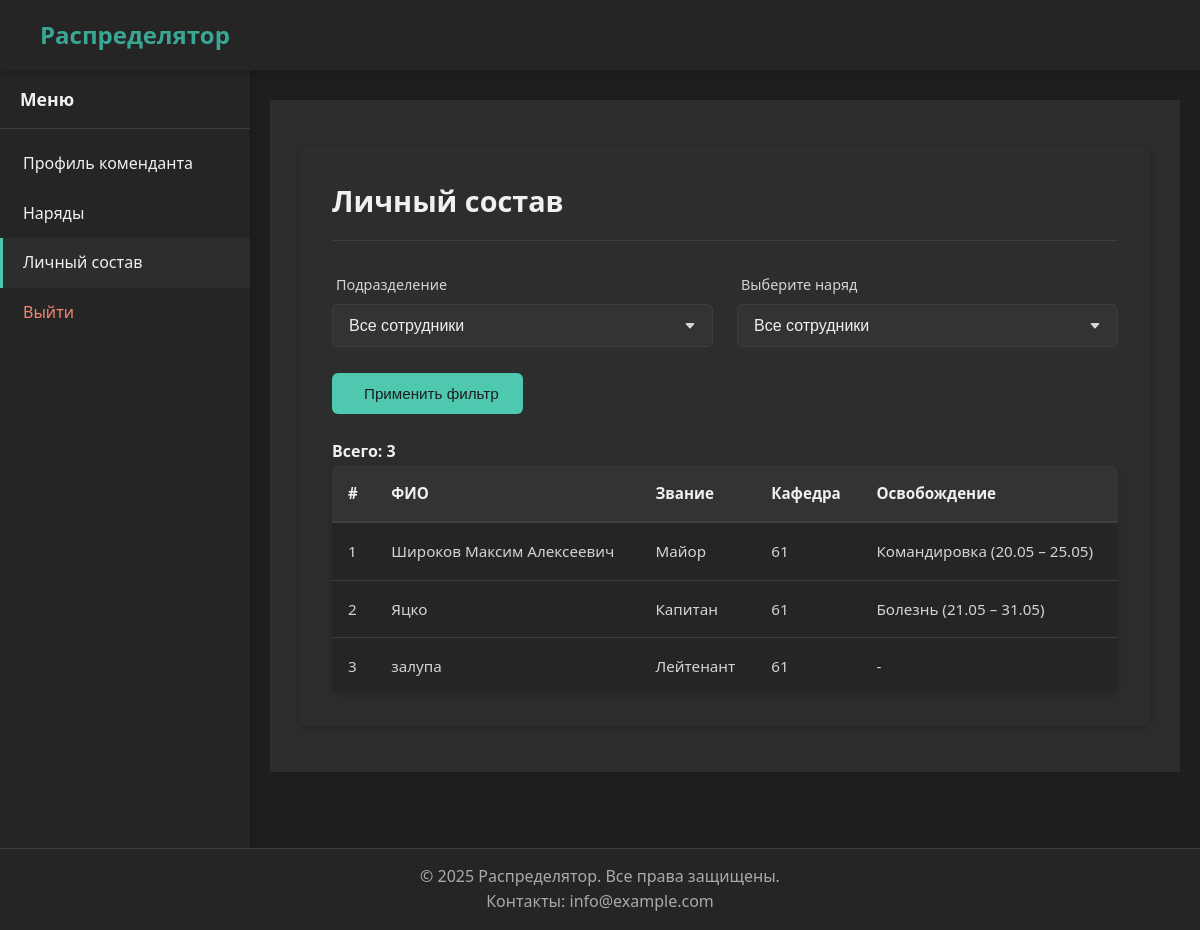
The page /commandant/staff/ (signed in) on the database its author committed.
### people/models.py (models this page shows, shortened)
class People(models.Model):
    full_name = models.CharField('ФИО', max_length=100)
    faculty = models.ForeignKey(
        Faculty,
        verbose_name='Факультет',
        on_delete=models.SET_NULL,
        null=True,
        blank=True
    )
    department = models.ForeignKey(
        Department,
        verbose_name='Кафедра',
        on_delete=models.SET_NULL,
        null=True,
        blank=True
    )
    rank = models.ForeignKey(
        Rank,
        verbose_name='Звание',
        on_delete=models.PROTECT
    )
    last_duty_date = models.DateField(
        'Дата последнего наряда',
        null=True,
        blank=True
    )
    workload = models.FloatField(
        'Нагрузка',
        default=0.0
    )
    class Meta:
        verbose_name = 'Человек'
        verbose_name_plural = 'Люди'
        ordering = ['full_name']

### rank/models.py (models this page shows)
class Rank(models.Model):
    rank = models.CharField('Звание', max_length=30, unique=True)
    class Meta:
        verbose_name = 'Звание'
        verbose_name_plural = 'Звания'
    def __str__(self):
        return self.rank

### unit/models.py (models this page shows)
class Department(models.Model):
    name = models.CharField(max_length=20, verbose_name="Название кафедры", unique=True)
    faculty = models.ForeignKey(
        'Faculty',
        on_delete=models.SET_NULL,
        null=True,
        blank=True,
        verbose_name="Факультет",
        related_name="departments"
    )
    class Meta:
        verbose_name = 'Кафедра'
        verbose_name_plural = 'Кафедры'
    def __str__(self):
        if self.faculty:
            return f"{self.name}"
        return self.name

### commandant/views.py (the view, shortened to what this page needs)
# urls.py: path('staff/', views.CommandantStaffListView.as_view(), name='staff'),
class CommandantStaffListView(IsCommandantMixin, TemplateView):
    template_name = 'profiles/commandant/staff/list.html'
    def get_context_data(self, **kwargs):
        context = super().get_context_data(**kwargs)
        unit_id = self.request.GET.get('unit')  # может быть id факультета или кафедры
        duty_id = self.request.GET.get('duty')
        faculties = Faculty.objects.annotate(
            staff_count=Count('departments__people')
        ).order_by('name')
        departments_without_faculty = Department.objects.filter(
            faculty__isnull=True
        ).annotate(staff_count=Count('people')).order_by('name')
        units = []
        for f in faculties:
            unit_entry = {
                'type': 'faculty',
                'id': f'id_f_{f.id}',
                'name': f'{f.name} факультет',
                'staff_count': f.staff_count,
                'is_selected': f'id_f_{f.id}' == unit_id,
            }
            units.append(unit_entry)
        for d in departments_without_faculty:
            unit_entry = {
                'type': 'department',
                'id': f'id_d_{d.id}',
                'name': f'{d.name} кафедра',
                'staff_count': d.staff_count,
                'is_selected': f'id_d_{d.id}' == unit_id,
            }
            units.append(unit_entry)
        staff = People.objects.select_related('department', 'rank')
        if duty_id:
            staff = staff.filter(department_duty_permissions__duty_id=duty_id).distinct()
        today = timezone.now().date()
        table_items = []
        for idx, person in enumerate(staff, start=1):
            missing = DepartmentMissing.objects.filter(
                person=person,
                start_date__lte=today,
                end_date__gte=today
            ).first()
            missing_info = '-'
            if missing:
                missing_info = f"{missing.get_reason_display()} ({missing.start_date.strftime('%d.%m')} – {missing.end_date.strftime('%d.%m')})"
            table_items.append({
                'url': reverse('commandant:staff_detail', args=[person.pk]),  # ← Добавлено!
                'fields': [
                    {'value': idx},
                    {'value': person.full_name},
                    {'value': str(person.rank) if person.rank else '-'},
                    {'value': str(person.department) if person.department else '-'},
                    {'value': missing_info}
                ]
            })
        headers = [
            {'label': '#'},
            {'label': 'ФИО'},
            {'label': 'Звание'},
            {'label': 'Кафедра'},
            {'label': 'Освобождение'}
        ]
        context.update({
            'headers': headers,
            'table_items': table_items,
            'units': units,
            'duties': Duty.objects.all(),
            'selected_unit': unit_id,
            'selected_duty': duty_id,
            'total_people': len(table_items),
        })
        return context

### core/mixins.py (called while the page is built)
    def dispatch(self, request, *args, **kwargs):
        if not request.user.is_authenticated:
            messages.warning(request, _("Для доступа необходимо авторизоваться"))
            return redirect(self.login_url)
        if not request.user.groups.filter(name='Комендант').exists():
            messages.warning(request, self.permission_denied_message)
            return redirect('home')
        return super().dispatch(request, *args, **kwargs)

### core/templatetags/extras.py (called while the page is built)
@register.filter
def str_equal(value, arg):
    return str(value) == str(arg)

### core/utils.py (called while the page is built)
def get_user_type(user):
    if user.is_superuser:
        return 'admin'
    groups = list(user.groups.values_list('name', flat=True))
    if 'Комендант' in groups:
        return 'commandant'
    elif 'Факультет' in groups:
        return 'faculty'
    elif 'Кафедра' in groups:
        return 'department'
    return None

### templates/profiles/commandant/staff/list.html (shortened to what this page needs)
{% extends "base_account.html" %}
{% load static %}
{% load extras %}
{% block extra_head %}
<link rel="stylesheet" href="{% static 'css/forms.css' %}">
<link rel="stylesheet" href="{% static 'css/department.css' %}">
{% endblock %}
{% block account_content %}
<div class="department-staff-container">
    <div class="header-with-button">
        <h1>Личный состав</h1>
    </div>
    <div class="filter-bar">
        <form method="get" class="filter-form">
            <div class="form-row">
                <div class="form-group">
                    <label for="unit">Подразделение</label>
                    <select name="unit" id="unit" class="form-control">
                        <option value="">Все сотрудники</option>
                    </select>
                </div>
                <div class="form-group">
                    <label for="duty">Выберите наряд</label>
                    <select name="duty" id="duty" class="form-control">
                        <option value="">Все сотрудники</option>
                    </select>
                </div>
            </div>
            <br>
            <button type="submit" class="btn btn-primary">
                 Применить фильтр
            </button>
        </form>
    </div>
    <br>
    {% if table_items %}
        <p><strong>Всего: {{ total_people }}</strong></p>
        {% include "components/table.html" with headers=headers items=table_items class="staff-table" %}
    {% else %}
    <div class="empty-message">
        <p>Сотрудников не найдено</p>
    </div>
    {% endif %}
</div>
{% endblock %}

### templates/components/table.html (shortened to what this page needs)
<div class="table-responsive">
    <table class="data-table {{ class }}">
        <thead>
            <tr>
                {% for header in headers %}
                <th>{{ header.label }}</th>
                {% endfor %}
            </tr>
        </thead>
        <tbody>
            {% for item in items %}
            <tr class="clickable-row" data-url="{{ item.url }}">
                {% for field in item.fields %}
                <td>{{ field.value|safe }}</td>
                {% endfor %}
            </tr>
            {% empty %}
            <tr>
                <td colspan="{{ headers|length }}" class="text-center">
                    Нет данных
                </td>
            </tr>
            {% endfor %}
        </tbody>
    </table>
</div>

### static/css/base.css (style rules this page uses)
* { margin: 0; padding: 0; box-sizing: border-box; }
body { font-family: 'Segoe UI', Tahoma, Geneva, Verdana, sans-serif; background-color: #1e1e1e; color: #f0f0f0; line-height: 1.6; padding-top: 70px; padding-bottom: 0; margin-bottom: 60px; min-height: 100vh; position: relative; }

### static/css/forms.css (style rules this page uses)
.form-group { display: flex; flex-direction: column; gap: 0.5rem; }
.form-row { display: flex; gap: 1.5rem; }
.form-row .form-group { flex: 1; }
label { color: #d4d4d4; font-size: 0.9rem; font-weight: 500; margin-left: 0.25rem; }
.form-control { background-color: #333; border: 1px solid #3e3e42; border-radius: 6px; padding: 0.75rem 1rem; color: #f0f0f0; font-size: 1rem; transition: all 0.3s ease; width: 100%; }
select.form-control { appearance: none; background-repeat: no-repeat; background-position: right 1rem center; background-size: 12px; padding-right: 2.5rem; }
.btn { display: inline-flex; align-items: center; justify-content: center; padding: 0.75rem 1.5rem; border-radius: 6px; font-weight: 500; transition: all 0.2s; border: none; cursor: pointer; font-size: 0.95rem; min-width: 120px; text-align: center; gap: 8px; }
.btn-primary { background-color: #4ec9b0; color: #1e1e1e; }
.staff-table tbody tr { transition: background-color 0.2s; }

### static/css/department.css (style rules this page uses)
.department-staff-container { padding: 2rem; background-color: #2d2d2d; border-radius: 8px; box-shadow: 0 2px 10px rgba(0, 0, 0, 0.2); margin: 1rem 0; }
.header-with-button { display: flex; justify-content: space-between; align-items: center; margin-bottom: 2rem; padding-bottom: 1rem; border-bottom: 1px solid #3e3e42; }
.header-with-button h1 { font-size: 1.8rem; color: #f0f0f0; margin: 0; }
.table-responsive { overflow-x: auto; border-radius: 6px; background-color: #252526; box-shadow: 0 2px 8px rgba(0, 0, 0, 0.15); }
.staff-table { width: 100%; border-collapse: collapse; font-size: 0.95rem; color: #d4d4d4; }
.staff-table th { background-color: #333; padding: 1rem; text-align: left; font-weight: 600; color: #f0f0f0; border-bottom: 2px solid #3e3e42; }
.staff-table td { padding: 1rem; border-bottom: 1px solid #3e3e42; vertical-align: middle; }
.staff-table tr:last-child td { border-bottom: none; }
.clickable-row { transition: background-color 0.2s ease; }
.department-staff-container { animation: fadeIn 0.3s ease-out; }

### rows shown on the page
People: value "Широков Максим Алексеевич"
Rank: value "Майор"
Department: value "61" "61" "61"
People: value "Яцко"
Rank: value "Капитан"
People: value "залупа"
Rank: value "Лейтенант"

### other values the page prints
{{ item.name }} "Профиль коменданта" "Наряды" "Личный состав"
{{ total_people }} "3"
{{ header.label }} "#" "ФИО" "Звание" "Кафедра" "Освобождение"
{{ field.value|safe }} "1" "Командировка (20.05 – 25.05)" "2" "Болезнь (21.05 – 31.05)" "3" "-"
